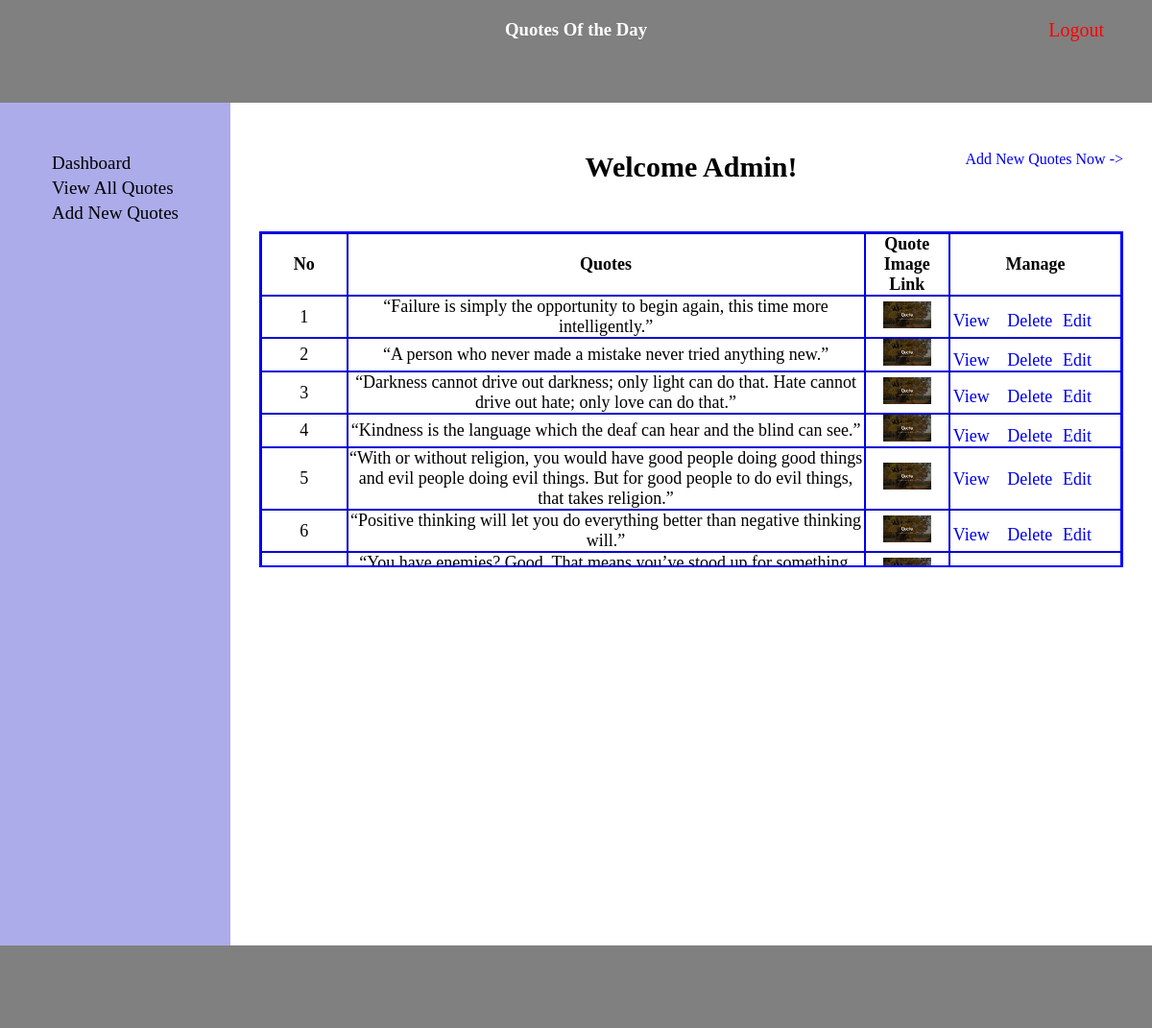
/admin/view_all_quotes.php (signed in), run on the app's committed database.
### tables this page shows
CREATE TABLE `quote_table` (
  `id` int(11) NOT NULL,
  `quotes` text NOT NULL,
  `images` varchar(200) NOT NULL,
  `quote_by` varchar(200) NOT NULL
);

### admin/view_all_quotes.php (the view, shortened to what this page needs)
<?php
require "./includes/top.php";
if($conn){
    $query="select * from quote_table";
    $res=mysqli_query($conn,$query);
}
?>
           <table  border="1" cellspacing="0">
                <thead>
                    <tr >
                        <th>No</th>
                        <th>Quotes</th>
                        <th>Quote Image Link</th>
                        <th>Manage</th>
                    </tr>
                </thead>
                <tbody >
                    <?php
                    $count=1;
                    while($row=mysqli_fetch_assoc($res))
                    {
                        ?>
                    <tr>
                        <td ><?php echo$count?></td>
                        <td><?php echo$row['quotes']?></td>
                        <td><img width="50px" src="./image/<?php echo$row['images']?>" alt="images"></td>
                        <td style="position:relative"><ul style="list-style:none">
                            <li style="position:absolute;right:60%;top:35%"><a href="view.php?id=<?php echo$row['id']?>">View</a></li>
                            <li><a style="position:absolute;right:40%;top:35%" href="delete.php?id=<?php echo$row['id']?>">Delete</a></li>
                            <li><a style="position:absolute;top:35%" href="new_quotes.php?id=<?php echo$row['id']?>">Edit</a></li>
                        </ul></td>
                    </tr>
                    <?php
                    $count++;
                 } ?>
                </tbody>
           </table>
            </div>
  <?php
  include "./includes/footer.php";
  ?>

### admin/includes/top.php (shortened to what this page needs)
<!DOCTYPE html>
<html lang="en">
<head>
    <link rel="stylesheet" href="./style/style.css">
</head>
<body>
    <div class="container">
    <div class="header">
    <h3>Quotes Of the Day</h3>
    <a href="./logout.php" style="color:red;" class="logout">Logout</a>
    </div>
    <div class="dashboard">
        <div class="title">
            <ul>
                <li><a href="dashboard.php">Dashboard</a></li>
                <li><a href="view_all_quotes.php">View All Quotes</a></li>
                <li><a href="new_quotes.php">Add New Quotes</a></li>
            </ul>
        </div>
        <div class="main">
            <div class="admin">
            <h2>Welcome Admin!</h2>

### admin/includes/footer.php
<a  href="#">Add New Quotes Now -></a>
            </div>
        </div>
        <div class="footer">
        </div>
        </div>
    </body>
    </html>

### admin/style/style.css (style rules this page uses)
* { box-sizing: border-box; margin: 0; padding: 0; }
.container { height: 100vh; }
.container .header { height: 10%; background-color: grey; }
.container .header h3 { padding-top: 20px; }
.container .dashboard { height: 82%; display: flex; }
.dashboard .title { background-color: rgb(172, 172, 235); width: 20%; height: 100%; display: flex; justify-content: center; }
.dashboard .title ul { list-style: none; margin-top: 50px; }
.dashboard .title ul a { text-decoration: none; color: blue; font-size: 19px; display: inline-block; margin: 2px; color: black; }
.dashboard .main { width: 80%; height: 100%; padding: 50px; display: flex; justify-content: center; }
.dashboard .main a { text-decoration: none; position: absolute; right: 30px; }
.dashboard .main .admin { text-align: center; display: block; position: absolute; width: 75%; display: flex; flex-direction: column; justify-content: center; align-items: center; }
.dashboard .main .admin h2 { font-size: 30px; margin-bottom: 50px; }
.container .footer { height: 8%; background-color: grey; }
h3 { color: white; text-align: center; }
.container .logout { text-decoration: none; color: white; font-size: 20px; position: absolute; right: 50px; top: 20px; }
.main table { border: 2px solid blue; }
.main table { display: block; overflow: scroll; width: 100%; height: 350px; }
.main table td,th { font-size:18px; text-align: center; }
.main table th:nth-of-type(1) { width: 10%; }
.main table th:last-of-type { width: 20%; }
.admin tr ul li a { list-style: none; display: inline-block; }

### data on the page
quote_table: quotes "“Failure is simply the opportunity to begin again, this time more intelligently.”", images (picture)
quote_table: quotes "“A person who never made a mistake never tried anything new.”", images (picture)
quote_table: quotes "“Darkness cannot drive out darkness; only light can do that. Hate cannot drive out hate; only love can do that.”", images (picture)
quote_table: quotes "“Kindness is the language which the deaf can hear and the blind can see.”", images (picture)
quote_table: quotes "“With or without religion, you would have good people doing good things and evil people doing evil things. But for good people to do evil things, that takes religion.”", images (picture)
quote_table: quotes "“Positive thinking will let you do everything better than negative thinking will.”", images (picture)
quote_table: quotes "“You have enemies? Good. That means you’ve stood up for something,…", images (picture)
